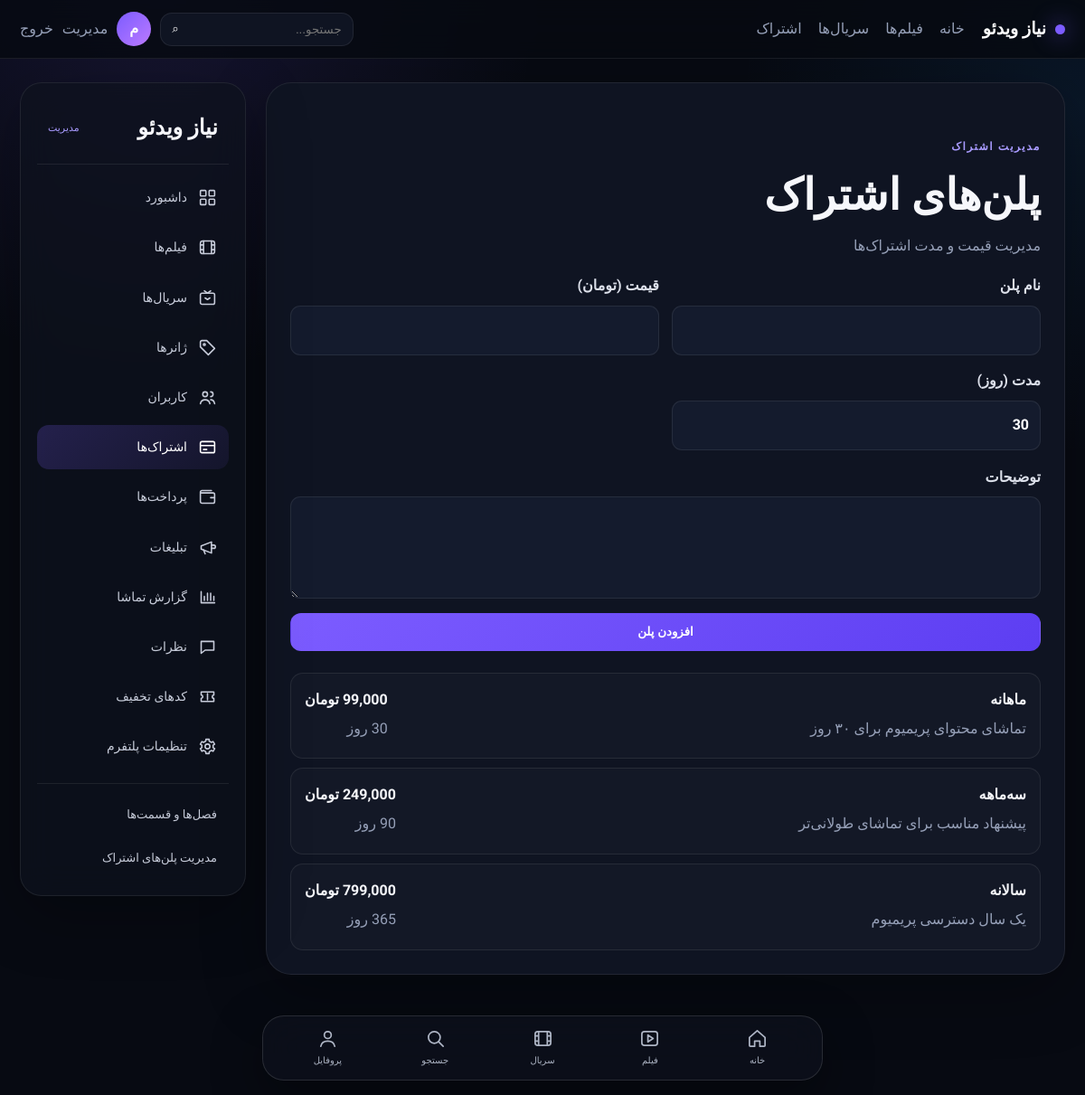
Screenshot of /admin/plans (signed in) with the database file from the repository.
### models/extra.py (models this page shows)
class Setting(db.Model):
    __tablename__ = 'settings'
    id = db.Column(db.Integer, primary_key=True)
    key = db.Column(db.String(120), unique=True, nullable=False)
    value = db.Column(db.Text, default='', nullable=False)

### models/user.py (models this page shows, shortened)
class User(UserMixin, db.Model):
    __tablename__ = "users"
    id = db.Column(db.Integer, primary_key=True)
    name = db.Column(db.String(120), nullable=False)
    email = db.Column(db.String(255), unique=True, nullable=False, index=True)
    phone = db.Column(db.String(30), unique=True, nullable=True, index=True)
    password_hash = db.Column(db.String(255), nullable=False)
    is_admin = db.Column(db.Boolean, default=False, nullable=False)
    created_at = db.Column(db.DateTime, default=datetime.utcnow, nullable=False)
    subscriptions = db.relationship("Subscription", back_populates="user", lazy=True, cascade="all, delete-orphan")
    favorites = db.relationship("Favorite", back_populates="user", lazy=True, cascade="all, delete-orphan")
    history = db.relationship("WatchHistory", back_populates="user", lazy=True, cascade="all, delete-orphan")

### models/subscription.py (models this page shows)
class SubscriptionPlan(db.Model):
    __tablename__ = "subscription_plans"
    id = db.Column(db.Integer, primary_key=True)
    name = db.Column(db.String(120), nullable=False)
    price = db.Column(db.Integer, nullable=False, default=0)
    duration_days = db.Column(db.Integer, nullable=False, default=30)
    description = db.Column(db.Text, default="", nullable=False)
    is_active = db.Column(db.Boolean, default=True, nullable=False)

### routes/admin.py (the view, shortened to what this page needs)
@bp.route("/plans", methods=["GET", "POST"])
@admin_required
def plans():
    return render_template("admin/plans.html", plans=SubscriptionPlan.query.order_by(SubscriptionPlan.duration_days).all(), **admin_context("subscriptions"))

### routes/admin.py (called while the page is built)
def admin_context(active):
    return {"active": active}

### services/auth.py (called while the page is built)
def admin_required(view):
    @wraps(view)
    def wrapped(*args, **kwargs):
        if not current_user.is_authenticated or not current_user.is_admin:
            abort(403)
        return view(*args, **kwargs)
    return wrapped

### templates/admin/plans.html (shortened to what this page needs)
{% extends 'admin/layout.html' %}
{% block admin_content %}
<div class="form-page"><div class="section-head"><div><div class="eyebrow">مدیریت اشتراک</div><h1>پلن‌های اشتراک</h1><p>مدیریت قیمت و مدت اشتراک‌ها</p></div></div><form method="post" class="admin-form compact"><div class="form-grid"><label>نام پلن<input name="name" required></label><label>قیمت (تومان)<input type="number" name="price" required></label><label>مدت (روز)<input type="number" name="duration_days" value="30" required></label></div><label>توضیحات<textarea name="description" rows="3"></textarea></label><button class="btn btn-primary">افزودن پلن</button></form><div class="plans-admin-list">{% for plan in plans %}<div class="admin-plan"><div><strong>{{ plan.name }}</strong><p>{{ plan.description }}</p></div><div><strong>{{ '{:,}'.format(plan.price) }} تومان</strong><span>{{ plan.duration_days }} روز</span></div></div>{% endfor %}</div></div>
{% endblock %}

### templates/admin/layout.html
{% extends 'base.html' %}
{% block content %}
<div class="admin-shell">
  <aside class="admin-sidebar">
    <div class="admin-brand">
      <span>{{ site_name }}</span>
      <small>مدیریت</small>
    </div>
    <nav aria-label="منوی مدیریت">
      {% set menu = [
        ('admin.dashboard','داشبورد','grid'),
        ('admin.movies','فیلم‌ها','film'),
        ('admin.series','سریال‌ها','tv'),
        ('admin.genres','ژانرها','tag'),
        ('admin.users','کاربران','users'),
        ('admin.subscriptions','اشتراک‌ها','card'),
        ('admin.payments','پرداخت‌ها','wallet'),
        ('admin.ads','تبلیغات','megaphone'),
        ('admin.watch_report','گزارش تماشا','chart'),
        ('admin.comments','نظرات','comment'),
        ('admin.discounts','کدهای تخفیف','ticket'),
        ('admin.settings','تنظیمات پلتفرم','gear')
      ] %}
      {% for endpoint, label, icon in menu %}
        <a class="{{ 'active' if active == endpoint.split('.')[-1] else '' }}" href="{{ url_for(endpoint) }}">
          <span class="svg-icon" aria-hidden="true">
            {% if icon == 'grid' %}<svg viewBox="0 0 24 24"><rect x="3" y="3" width="7" height="7" rx="1"/><rect x="14" y="3" width="7" height="7" rx="1"/><rect x="3" y="14" width="7" height="7" rx="1"/><rect x="14" y="14" width="7" height="7" rx="1"/></svg>
            {% elif icon == 'film' %}<svg viewBox="0 0 24 24"><rect x="3" y="4" width="18" height="16" rx="3"/><path d="M7 4v16M17 4v16M3 9h4M17 9h4M3 15h4M17 15h4"/></svg>
            {% elif icon == 'tv' %}<svg viewBox="0 0 24 24"><rect x="3" y="6" width="18" height="14" rx="2"/><path d="m8 3 4 3 4-3M9 12l3 2 3-2"/></svg>
            {% elif icon == 'tag' %}<svg viewBox="0 0 24 24"><path d="M3 5v6l10 10 8-8L11 3H5a2 2 0 0 0-2 2Z"/><circle cx="8" cy="8" r="1.2"/></svg>
            {% elif icon == 'users' %}<svg viewBox="0 0 24 24"><circle cx="9" cy="8" r="3"/><path d="M3 20c.7-3.4 2.7-5 6-5s5.3 1.6 6 5M16 11a3 3 0 1 0 0-6M16 15c2.8.1 4.5 1.7 5 5"/></svg>
            {% elif icon == 'card' %}<svg viewBox="0 0 24 24"><rect x="3" y="5" width="18" height="14" rx="2"/><path d="M3 10h18M7 15h4"/></svg>
            {% elif icon == 'wallet' %}<svg viewBox="0 0 24 24"><path d="M4 7h15a2 2 0 0 1 2 2v9a2 2 0 0 1-2 2H5a2 2 0 0 1-2-2V6a2 2 0 0 1 2-2h12"/><path d="M16 13h5"/></svg>
            {% elif icon == 'megaphone' %}<svg viewBox="0 0 24 24"><path d="m4 10 13-5v14L4 14z"/><path d="M17 9h3a2 2 0 0 1 0 4h-3M7 15l2 5"/></svg>
            {% elif icon == 'chart' %}<svg viewBox="0 0 24 24"><path d="M4 19V5M4 19h17M8 16v-5M12 16V7M16 16v-9M20 16v-5"/></svg>
            {% elif icon == 'comment' %}<svg viewBox="0 0 24 24"><path d="M4 5h16v11H9l-5 4z"/></svg>
            {% elif icon == 'ticket' %}<svg viewBox="0 0 24 24"><path d="M4 6h16v4a2 2 0 0 0 0 4v4H4v-4a2 2 0 0 0 0-4z"/><path d="M12 8v8"/></svg>
            {% elif icon == 'gear' %}<svg viewBox="0 0 24 24"><circle cx="12" cy="12" r="3"/><path d="M19 13.5a7.5 7.5 0 0 0 0-3l2-1.2-2-3.4-2.2 1a8 8 0 0 0-2.6-1.5L14 3h-4l-.3 2.4a8 8 0 0 0-2.6 1.5l-2.2-1-2 3.4 2 1.2a7.5 7.5 0 0 0 0 3l-2 1.2 2 3.4 2.2-1a8 8 0 0 0 2.6 1.5L10 21h4l.3-2.4a8 8 0 0 0 2.6-1.5l2.2 1 2-3.4z"/></svg>
            {% endif %}
          </span>
          <span>{{ label }}</span>
        </a>
      {% endfor %}
      <div class="admin-sub">
        <a href="{{ url_for('admin.episodes') }}">فصل‌ها و قسمت‌ها</a>
        <a href="{{ url_for('admin.plans') }}">مدیریت پلن‌های اشتراک</a>
      </div>
    </nav>
  </aside>
  <main class="admin-main">{% block admin_content %}{% endblock %}</main>
</div>
{% endblock %}

### templates/base.html (shortened to what this page needs)
<!doctype html>
<html lang="fa" dir="rtl">
<head>
  <link rel="stylesheet" href="{{ url_for('static', filename='css/app.css') }}"><style>:root{--primary:{{ primary_color|e }};}</style>
</head>
<body>
  <header class="topbar">
    <a class="brand" href="{{ url_for('main.home') }}"><span class="brand-dot"></span>{{ site_name }}</a>
    <nav class="main-nav">
      <a href="{{ url_for('main.home') }}">خانه</a>
      <a href="{{ url_for('main.movies') }}">فیلم‌ها</a>
      <a href="{{ url_for('main.series') }}">سریال‌ها</a>
      <a href="{{ url_for('main.subscriptions') }}">اشتراک</a>
    </nav>
    <div class="top-actions">
      <form class="search" action="{{ url_for('main.home') }}" method="get">
        <input name="q" value="{{ request.args.get('q','') }}" placeholder="جستجو...">
        <button aria-label="جستجو">⌕</button>
      </form>
      {% if current_user.is_authenticated %}
        <a class="avatar" href="{{ url_for('main.profile') }}">{{ current_user.name[:1] }}</a>
        {% if current_user.is_admin %}<a class="mini-link" href="{{ url_for('admin.dashboard') }}">مدیریت</a>{% endif %}
        <a class="mini-link" href="{{ url_for('auth.logout') }}">خروج</a>
      {% else %}
        <a class="btn btn-ghost" href="{{ url_for('auth.login') }}">ورود</a>
        <a class="btn btn-primary" href="{{ url_for('auth.register') }}">ثبت‌نام</a>
      {% endif %}
    </div>
  </header>
  <main class="page-shell">{% block content %}{% endblock %}</main>
  <nav class="bottom-nav" aria-label="منوی اصلی">
    <a href="{{ url_for('main.home') }}"><svg viewBox="0 0 24 24"><path d="M3 10.8 12 3l9 7.8v9.2a1 1 0 0 1-1 1h-5v-6H9v6H4a1 1 0 0 1-1-1z"/></svg><small>خانه</small></a>
    <a href="{{ url_for('main.movies') }}"><svg viewBox="0 0 24 24"><rect x="3" y="4" width="18" height="16" rx="3"/><path d="m10 8 6 4-6 4z"/></svg><small>فیلم</small></a>
    <a href="{{ url_for('main.series') }}"><svg viewBox="0 0 24 24"><rect x="3" y="4" width="18" height="16" rx="3"/><path d="M7 4v16M17 4v16M3 9h4M17 9h4M3 15h4M17 15h4"/></svg><small>سریال</small></a>
    <a href="{{ url_for('main.home') }}#search"><svg viewBox="0 0 24 24"><circle cx="10.8" cy="10.8" r="6.8"/><path d="m16 16 5 5"/></svg><small>جستجو</small></a>
    <a href="{{ url_for('main.profile') if current_user.is_authenticated else url_for('auth.login') }}"><svg viewBox="0 0 24 24"><circle cx="12" cy="8" r="4"/><path d="M4 21c.8-4 3.4-6 8-6s7.2 2 8 6"/></svg><small>پروفایل</small></a>
  </nav>
</body>
</html>

### rows the page displays
Setting: value "نیاز ویدئو"
User: name "م"
SubscriptionPlan: name "ماهانه", description "تماشای محتوای پریمیوم برای ۳۰ روز", price "99,000"
SubscriptionPlan: name "سه‌ماهه", description "پیشنهاد مناسب برای تماشای طولانی‌تر", price "249,000"
SubscriptionPlan: name "سالانه", description "یک سال دسترسی پریمیوم", price "799,000"

### other values shown
{{ label }} "داشبورد" "فیلم‌ها" "سریال‌ها" "ژانرها" "کاربران" "اشتراک‌ها" "پرداخت‌ها" "تبلیغات" "گزارش تماشا" "نظرات" "کدهای تخفیف" "تنظیمات پلتفرم"
